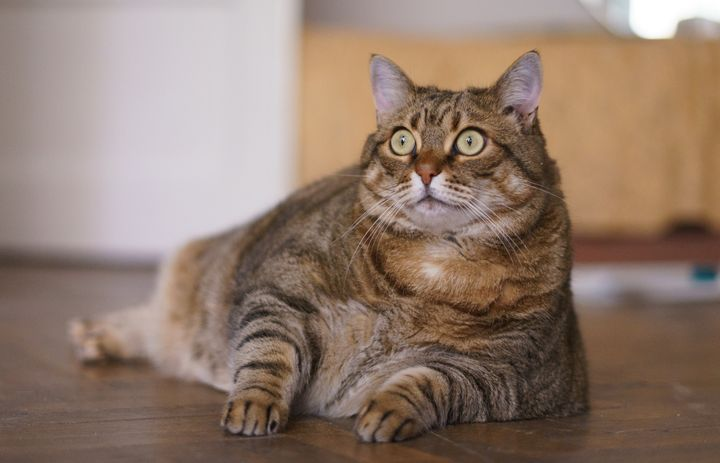
#> input picture data/cat.jpeg, 720 x 463 px, found by its file name
$ jupyter execute --allow-errors '1. Colors and resizing.ipynb'   (shell and % lines are left out)
#> lines starting #> are read from the running program, lines starting #| are printed output that depends on the picture
### Utils.py
import numpy as np
import cv2
import matplotlib.pyplot as plt

def resize_image(image, factor, interpolation):

    assert factor != 0.

    image_h = image.shape[0]
    image_w = image.shape[1]

    new_image_h = int(image_h*factor)
    new_image_w = int(image_w*factor)

    return cv2.resize(image, (new_image_w, new_image_h), interpolation = interpolation)

def shift_rgb_values(input_color_rgb, show = False, red = 0, green = 0, blue = 0):

    # Switch to uint16 to be able to go above 256
    shifted_img_color_rgb = input_color_rgb.copy().astype(np.uint16)

    # We use clip and not modulo to avoid cycling
    shifted_img_color_rgb[:,:,0] = np.clip(shifted_img_color_rgb[:,:,0] + red, 0, 255)
    shifted_img_color_rgb[:,:,1] = np.clip(shifted_img_color_rgb[:,:,1] + green, 0, 255)
    shifted_img_color_rgb[:,:,2] = np.clip(shifted_img_color_rgb[:,:,2] + blue, 0, 255)

    # Switch back to uint8 since with clip we went back below 256
    shifted_img_color_rgb = shifted_img_color_rgb.astype(np.uint8)

    # Show image
    if show:
        plt.imshow(shifted_img_color_rgb, interpolation = 'bicubic')
        plt.axis('off')
        plt.show()

        return
    else:
        return shifted_img_color_rgb

def shift_hsv_values(input_color_hsv, show = False, hue = 0, saturation = 0, value = 0):

    # Switch to uint16 to be able to go above 256
    shifted_img_color_hsv = input_color_hsv.copy().astype(np.uint16)

    # We use clip and not modulo to avoid cycling
    shifted_img_color_hsv[:,:,0] = np.clip(shifted_img_color_hsv[:,:,0] + hue, 0, 179)
    shifted_img_color_hsv[:,:,1] = np.clip(shifted_img_color_hsv[:,:,1] + saturation, 0, 255)
    shifted_img_color_hsv[:,:,2] = np.clip(shifted_img_color_hsv[:,:,2] + value, 0, 255)

    # Switch back to uint8 since with clip we went back below 256
    shifted_img_color_rgb = cv2.cvtColor(shifted_img_color_hsv.astype(np.uint8), cv2.COLOR_HSV2RGB)

    # Show image
    if show:
        plt.imshow(shifted_img_color_rgb, interpolation = 'bicubic')
        plt.axis('off')
        plt.show()
        return
    else:
        return shifted_img_color_rgb

# [27 lines left out: function plot_2_images, not called in this run]

### 1. Colors and resizing.ipynb
[cell 1]
import matplotlib as mlt
import matplotlib.pyplot as plt

import numpy as np
import cv2
from Utils import *

import ipywidgets as widgets
from ipywidgets import interact, interact_manual, fixed, IntSlider

mlt.rcParams['figure.figsize'] = (16,8)

# Loading and visualizing an image

What happens when we load an image ? Two factors are to be taken into consideration :
* The **color space** : we can load the image as grayscale, as RGB or BGR, as HSV...
* The **size** : the image will be loaded as it is but to visualize it we either will see it in its original size or smaller/bigger by using interpolation

## 1. Loading the image as color or grayscale

Let's roll with a cat photo from [here](https://consent.yahoo.com/collectConsent?sessionId=3_cc-session_f4281543-3d95-497d-9f03-283925dae4ca&lang=en-us&inline=false)

[cell 2]
source_image = 'data\cat.jpeg'

Using open cv we can load the image as Grayscale or as BGR (additional dimension of depth). The resulting object is a numpy array of data type uint8 (unsigned 8 bit integer holding values between 0 and 255).

[cell 3]
img_gray = cv2.imread(source_image, 0)
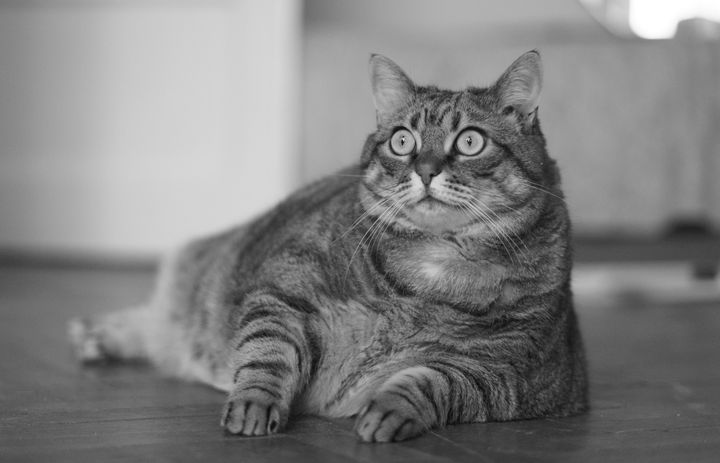
#> img_gray: shape (463, 720); min 0, max 255, mean 127.7
print("Grayscale image :\n data type = {}; matrix shape = {}".format(img_gray.dtype, img_gray.shape))
#| Grayscale image :
#|  data type = uint8; matrix shape = (463, 720)

img_bgr = cv2.imread(source_image, 1)
#> img_bgr is the input picture: shape (463, 720, 3); mean B, G, R 109.2, 122.8, 144.4
print("BGR image :\n data type = {}; matrix shape = {}".format(img_bgr.dtype, img_bgr.shape))
#| BGR image :
#|  data type = uint8; matrix shape = (463, 720, 3)

# Flip dimension to have RGB for pyplot
img_rgb = np.flip(img_bgr, axis=2)

Let's use pyplot to visualize the images in the notebook : they will be scaled to fit the notebook layout using interpolation, we'll talk about this more in detail in the next section.

[cell 4]
plt.subplot(1, 2, 1)
plt.title('RGB image')
plt.imshow(img_rgb)
plt.axis('off')

plt.subplot(1, 2, 2)
plt.title('Grayscale image')
plt.imshow(img_gray, cmap='gray')
plt.axis('off')
plt.show()

## 2. Grayscale image

A grayscale image is a single matrix where each value represents the amount of light carried by the pixel, i.e. its intensity. A color photo can be converted to grayscale, there are different possible formulas designed to render the intensity information with maximal fidelity (more info [here](https://en.wikipedia.org/wiki/Grayscale)).

[cell 5]
plt.subplot(1, 2, 1)
plt.title('Grayscale image')
plt.imshow(img_gray, cmap='gray')
plt.axis('off')

plt.subplot(1, 2, 2)
plt.hist(img_gray.ravel(), range=(0,255), label='Intensity histogram', bins = np.arange(256))
plt.legend()
plt.show()
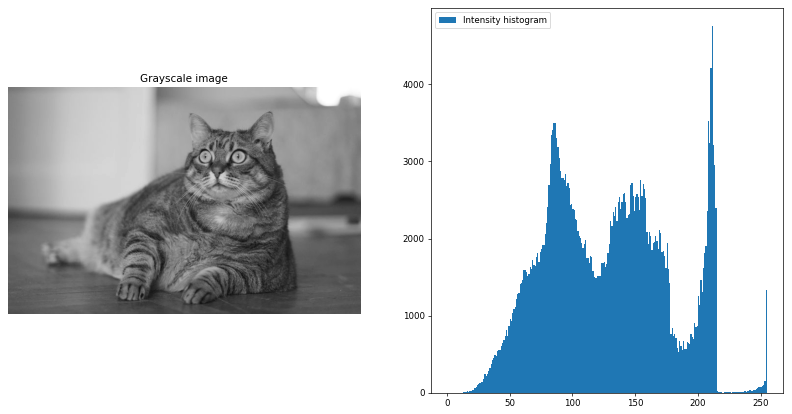
#> figure drawn by matplotlib, 2 panels; panel 2: tallest bar 4749 high, from x = 211 to 212

## 2. RGB image

RGB is a color space where various colors and rendered by a weighted sum of primary red, green and blue colors. It is one possibility among others, havings some biological motivations related to the human eye, and it does not allow the reproduction of *all* possible colors (more info [here](https://en.wikipedia.org/wiki/RGB_color_model)).

[cell 6]
r_channel = img_rgb[:, :, 0]
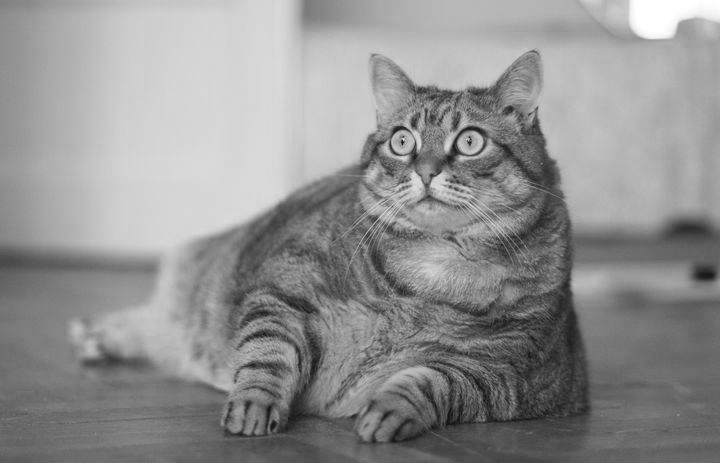
#> r_channel: shape (463, 720); min 4, max 255, mean 144.4
b_channel = img_rgb[:, :, 1]
g_channel = img_rgb[:, :, 2]
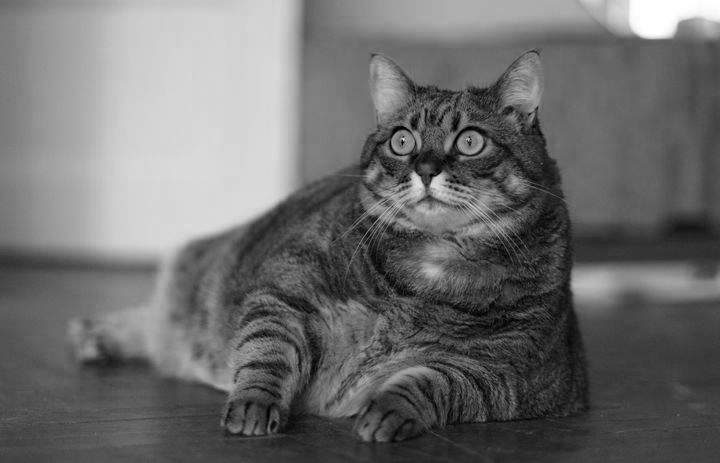
#> g_channel: shape (463, 720); min 0, max 255, mean 109.2

We can visualize separate histograms for each channel as we did for the intensity of the grayscale image.

[cell 7]
plt.subplot(2, 2, 1)
plt.title('RGB image')
plt.imshow(img_rgb, cmap='gray')
plt.axis('off')

plt.subplot(2, 2, 2)
plt.hist(r_channel.ravel(), range=(0,255), color = 'r', label='R channel histogram', bins = np.arange(256))
plt.legend()

plt.subplot(2, 2, 3)
plt.hist(b_channel.ravel(), range=(0,255), color = 'g', label='G channel histogram', bins = np.arange(256))
plt.legend()

plt.subplot(2, 2, 4)
plt.hist(g_channel.ravel(), range=(0,255), color = 'b', label='B channel histogram', bins = np.arange(256))
plt.legend()
plt.show()
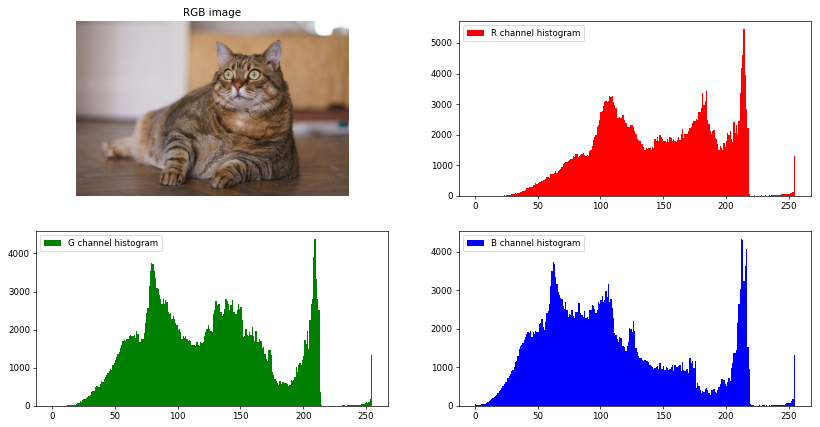
#> figure drawn by matplotlib, 4 panels; panel 2: tallest bar 5443 high, from x = 214 to 215; panel 3: tallest bar 4370 high, from x = 209 to 210; panel 4: tallest bar 4322 high, from x = 212 to 213
#> the sliders are set to input_color_rgb = <module 'ipywidgets.fixed_' fr, show = <module 'ipywidgets.fixed_' fr, red = 0, green = 0, blue = 0

Here is an interactive piece of code to shift values on either of the channels (setting two of them to 0 will show the representation of the single one that's left). Unfortunately this does not work on github, so you need to run this notebook on your computer...

#> (a cell that did not finish here is left out)


## 3. HSV Color space

RGB can be a suitable color space to visualize the image, however it becomes problematic when we want to do things such as tweeking the brightness or the saturation of the image without changing it's original colors. A more suitable color space exists for this : HSV (hue = colors, saturation, value = intensity; more info [here](https://en.wikipedia.org/wiki/HSL_and_HSV)).

TODO explicit meaning of channels ?

[cell 9]
img_hsv = cv2.cvtColor(img_bgr, cv2.COLOR_BGR2HSV)
#> img_hsv: shape (463, 720, 3); mean H, S, V 35.7, 72.6, 144.6

To better understand the meaning of the channels we can visualize the effect of their individual modification on the original image.

[cell 10]
plt.subplot(1, 3, 1)
plt.title('RGB image')
plt.imshow(img_rgb)
plt.axis('off')

plt.subplot(1, 3, 2)
plt.title('Hue values shifted by -80')
plt.imshow(shift_hsv_values(img_hsv, False, -80, 0, 0))
#> in shift_hsv_values, `shifted_img_color_hsv = input_color_hsv.copy().astype(np.uint16)`: shifted_img_color_hsv: shape (463, 720, 3) uint16; mean H, S, V 35.7, 72.6, 144.6
#> in shift_hsv_values, `shifted_img_color_hsv[:,:,0] = np.clip(shifted_img_color_hsv[:,:,0] + ..`: shifted_img_color_hsv: shape (463, 720, 3) uint16; mean H, S, V 12.8, 72.6, 144.6
plt.axis('off')

plt.subplot(1, 3, 3)
plt.title('Hue values shifted by +80')
plt.imshow(shift_hsv_values(img_hsv, False, 80, 0, 0))
#> call 2 of shift_hsv_values, with show = False, hue = 80, saturation = 0, value = 0
#> in shift_hsv_values (call 2), `shifted_img_color_hsv[:,:,0] = np.clip(shifted_img_color_hsv[:,:,0] + ..`: shifted_img_color_hsv: shape (463, 720, 3) uint16; mean H, S, V 106.2, 72.6, 144.6
#> in shift_hsv_values (call 2), `shifted_img_color_rgb = cv2.cvtColor(shifted_img_color_hsv.astype(np.u..`:
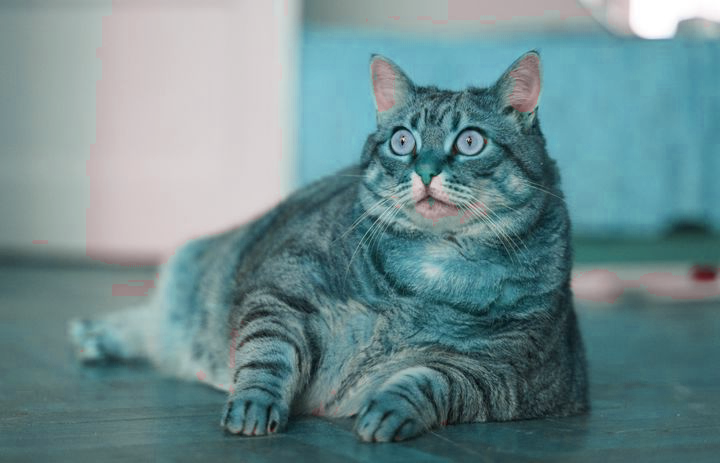
#> shifted_img_color_rgb: shape (463, 720, 3); mean R, G, B 109.2, 139.1, 142.3
plt.axis('off')
plt.show()

Shifting the hue changes the colors of the image (without changing the intensity of anything else).

[cell 11]
plt.subplot(1, 3, 1)
plt.title('RGB image')
plt.imshow(img_rgb)
plt.axis('off')

plt.subplot(1, 3, 2)
plt.title('Saturation values shifted by -80')
plt.imshow(shift_hsv_values(img_hsv, False, 0, -80, 0))
#> in shift_hsv_values (call 3), `shifted_img_color_hsv[:,:,1] = np.clip(shifted_img_color_hsv[:,:,1] + ..`: shifted_img_color_hsv: shape (463, 720, 3) uint16; mean H, S, V 35.7, 15.8, 144.6
plt.axis('off')

plt.subplot(1, 3, 3)
plt.title('Saturation values shifted by +80')
plt.imshow(shift_hsv_values(img_hsv, False, 0, 80, 0))
#> call 4 of shift_hsv_values, with show = False, hue = 0, saturation = 80, value = 0
#> in shift_hsv_values (call 4), `shifted_img_color_hsv[:,:,1] = np.clip(shifted_img_color_hsv[:,:,1] + ..`: shifted_img_color_hsv: shape (463, 720, 3) uint16; mean H, S, V 35.7, 152.5, 144.6
#> in shift_hsv_values (call 4), `shifted_img_color_rgb = cv2.cvtColor(shifted_img_color_hsv.astype(np.u..`:
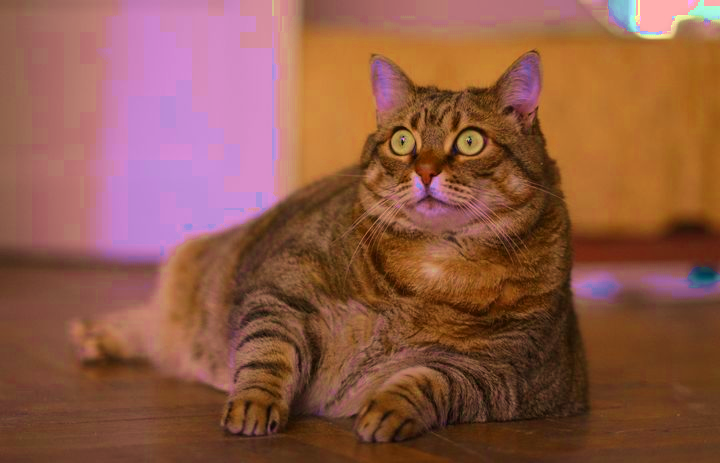
#> shifted_img_color_rgb: shape (463, 720, 3); mean R, G, B 143.3, 89.8, 71.4
plt.axis('off')
plt.show()

Shifting the saturation changes the intensity of each color present in the image.

[cell 12]
plt.subplot(1, 3, 1)
plt.title('RGB image')
plt.imshow(img_rgb)
plt.axis('off')

plt.subplot(1, 3, 2)
plt.title('Value values shifted by -80')
plt.imshow(shift_hsv_values(img_hsv, False, 0, 0, -80))
#> in shift_hsv_values (call 5), `shifted_img_color_hsv[:,:,2] = np.clip(shifted_img_color_hsv[:,:,2] + ..`: shifted_img_color_hsv: shape (463, 720, 3) uint16; mean H, S, V 35.7, 72.6, 66
#> in shift_hsv_values (call 5), `shifted_img_color_rgb = cv2.cvtColor(shifted_img_color_hsv.astype(np.u..`:
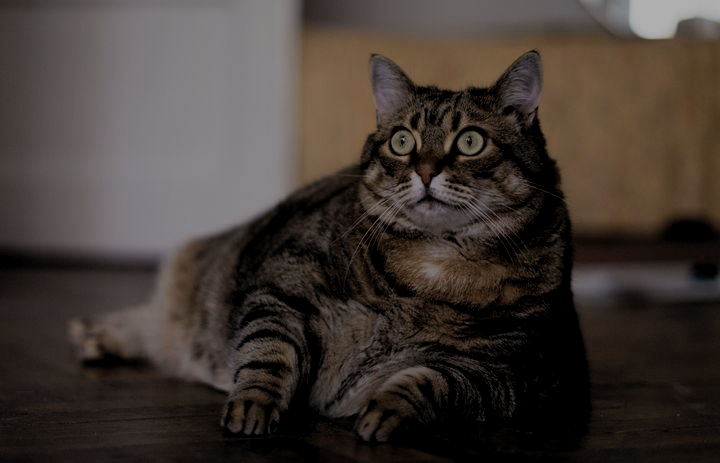
#> shifted_img_color_rgb: shape (463, 720, 3); mean R, G, B 65.9, 57, 51.9
plt.axis('off')

plt.subplot(1, 3, 3)
plt.title('Value values shifted by +80')
plt.imshow(shift_hsv_values(img_hsv, False, 0, 0, 80))
#> in shift_hsv_values (call 6), `shifted_img_color_hsv[:,:,2] = np.clip(shifted_img_color_hsv[:,:,2] + ..`: shifted_img_color_hsv: shape (463, 720, 3) uint16; mean H, S, V 35.7, 72.6, 216.9
#> in shift_hsv_values (call 6), `shifted_img_color_rgb = cv2.cvtColor(shifted_img_color_hsv.astype(np.u..`:
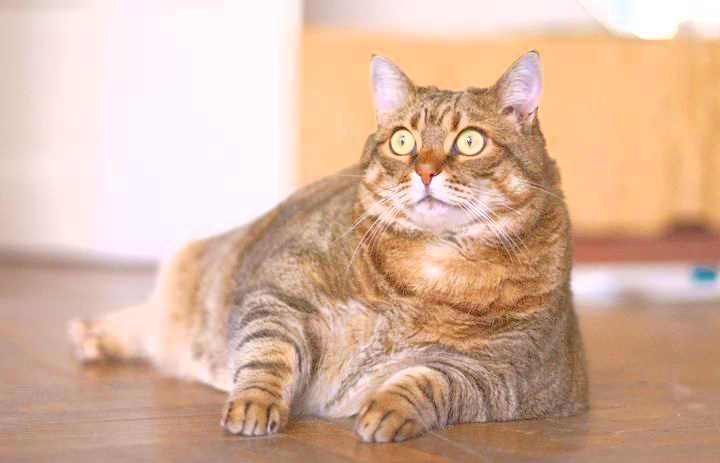
#> shifted_img_color_rgb: shape (463, 720, 3); mean R, G, B 216.7, 181.6, 159.5
plt.axis('off')
plt.show()
#> the sliders are set to input_color_hsv = <module 'ipywidgets.fixed_' fr, show = <module 'ipywidgets.fixed_' fr, hue = 0, saturation = 0, value = 0

Shifting the value changes the global intensity/brightness of the image.

Here is an ineractive cell to play around with the shift values (hue values are between 0 and 179 due to the structure of the color space). Again you need to run the notebook to be able to use this.

#> (a cell that did not finish here is left out)

Let's keep in mind that other color spaces exist and may be suitable for given problems : different versions of RGB, CMYK, XYZ, etc.

---
# Resizing an image

Using pyplot imshow to display the image, we are resizing it to fit the notebook layout. To resize an image, interpolation is used and various methods exist yielding different results in terms of complexity and precision.

## 1. Downscaling an image

We can see a simple example of the interpolation effects using an initial 2x2 pixel image.

[cell 14]
im = np.array([[0,255],[255,0]], dtype = np.uint8)
im = np.concatenate((im, im, im, im), axis=0)
im = np.concatenate((im, im, im, im), axis=1)

plt.subplot(1, 4, 1)
plt.imshow(im, cmap='gray')
plt.axis('off')
plt.subplot(1, 4, 2)
plt.axis('off')
plt.imshow(resize_image(im, 10, cv2.INTER_NEAREST), cmap='gray')
plt.subplot(1, 4, 3)
plt.axis('off')
plt.imshow(resize_image(im, 10, cv2.INTER_LINEAR), cmap='gray')
plt.subplot(1, 4, 4)
plt.axis('off')
plt.imshow(resize_image(im, 10, cv2.INTER_CUBIC), cmap='gray')

plt.show()
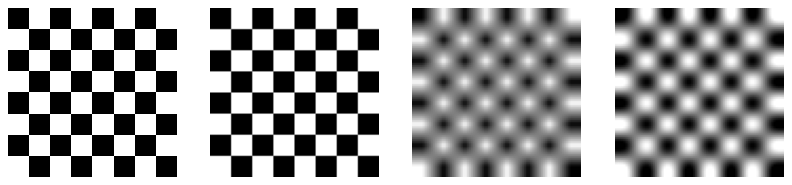
#> figure drawn by matplotlib, 4 panels
